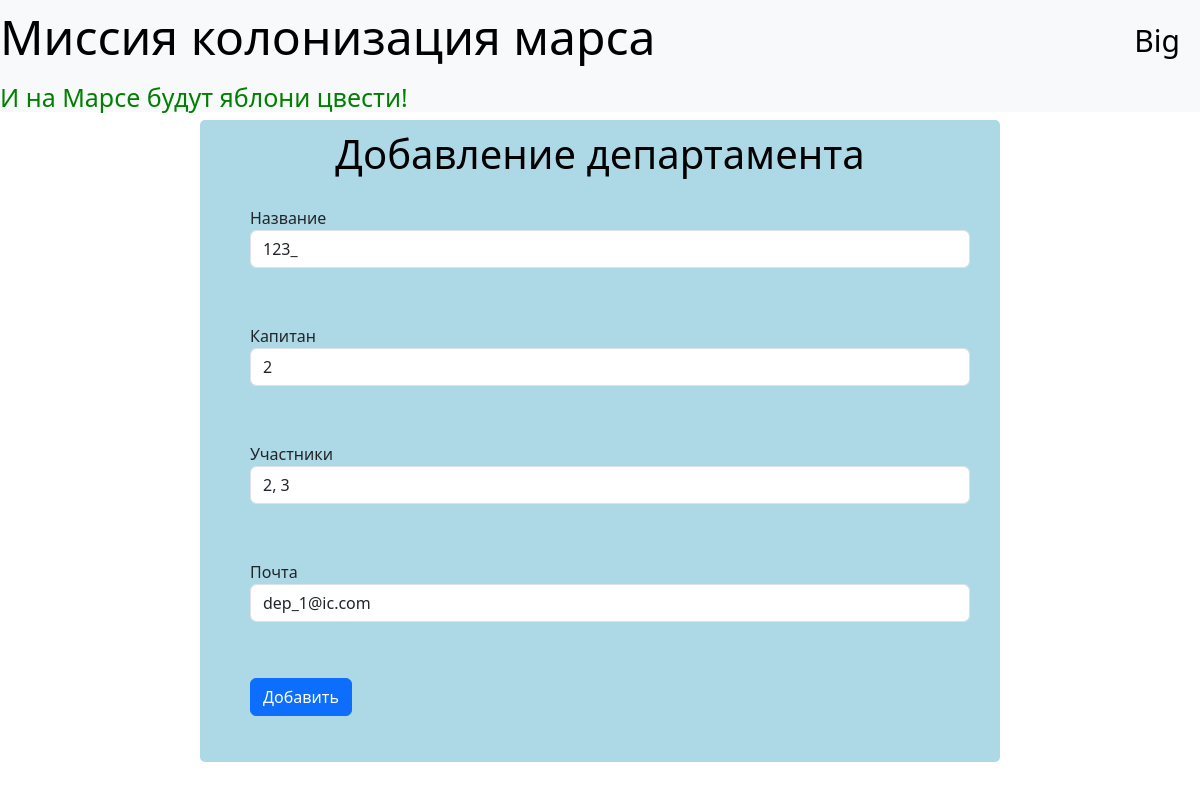
The page /edit_dep/3 (signed in) on the database its author committed.
### data/users.py (models this page shows, shortened)
class User(SqlAlchemyBase, UserMixin, SerializerMixin):
    __tablename__ = 'users'
    id = Column(Integer, primary_key=True, autoincrement=True)
    surname = Column(String)
    name = Column(String)
    age = Column(Integer)
    position = Column(String)
    speciality = Column(String)
    address = Column(String)
    email = Column(String, unique=True)
    hashed_password = Column(String)
    city_from = Column(String)
    modified_date = Column(DateTime, default=datetime.datetime.now)

### data/departments.py (models this page shows)
class Department(SqlAlchemyBase, SerializerMixin):
    __tablename__ = 'departments'
    id = Column(Integer, primary_key=True, autoincrement=True)
    title = Column(String)
    chief = Column(Integer, ForeignKey('users.id'))
    members = Column(String)
    email = Column(String)

### Work.py (the view, shortened to what this page needs)
@app.route('/edit_dep/<int:id_dep>', methods=['GET', 'POST'])
@login_required
def edit_dep(id_dep):
    form = DepAdd()
    if request.method == 'GET':
        db_sess = db_session.create_session()
        old_dep = db_sess.query(Department).filter(Department.id == id_dep).first()
        if old_dep:
            form.title.data = old_dep.title
            form.chief.data = old_dep.chief
            form.members.data = old_dep.members
            form.email.data = old_dep.email
    return render_template('add_dep.html', form=form)

### forms/user.py
class DepAdd(FlaskForm):
    title = StringField('Название', validators=[DataRequired()])
    chief = IntegerField('Капитан', validators=[DataRequired()])
    members = StringField('Участники', validators=[DataRequired()])
    email= EmailField('Почта', validators=[DataRequired()])
    submit = SubmitField('Добавить')

### Work.py (called while the page is built)
@login_manager.user_loader
def load_user(user_id):
    db_sess = db_session.create_session()
    return db_sess.query(User).get(user_id)

### data/db_session.py (called while the page is built)
def create_session() -> Session:
    global __factory
    return __factory()

### templates/add_dep.html (shortened to what this page needs)
<!DOCTYPE html>
<html lang="en">
<head>
    <link href="https://cdn.jsdelivr.net/npm/bootstrap@5.3.3/dist/css/bootstrap.min.css" rel="stylesheet"
>
    <link rel="stylesheet" href="../../static/css/style.css">
</head>
<body>
{% extends "base.html" %}
    {% block content %}
        <form method="post">
            <h1>Добавление департамента</h1>
            <p>
                {{ form.title.label }}
                {{ form.title(class='form-control')}}
            </p>
            <p>
                {{ form.chief.label }}
                {{ form.chief(class='form-control')}}
            </p>
            <p>
                {{ form.members.label }}
                {{ form.members(class='form-control')}}
            </p>
            <p>
                {{ form.email.label }}
                {{ form.email(class='form-control')}}
            </p>
            <p>
                {{ form.submit(type='submit', class='btn btn-primary') }}
            </p>
        </form>
    {% endblock %}

### templates/base.html (shortened to what this page needs)
<!DOCTYPE html>
<html lang="en">
<head>
    <link href="https://cdn.jsdelivr.net/npm/bootstrap@5.3.3/dist/css/bootstrap.min.css" rel="stylesheet"
>
    <link rel="stylesheet" href="../static/css/style.css">
</head>
<body>
<header>
    <nav>
        <div class="navbar navbar-light bg-light" >
            <h1 class="header-main">
                <a  href="/" class="navbar-brand bg-light header-main h1">Миссия колонизация марса</a>
            </h1>
            {% if current_user.is_authenticated %}
            <a  class="navbar-brand  bg-light" style="margin-right: 20px; font-size: 30px" href="/logout">{{ current_user.name }}</a>
            {% else %}
            <p>
                <a class="btn btn-primary " href="/register">Зарегистрироваться</a>
                <a class="btn btn-success" href="/login">Войти</a>
            </p>
            {% endif %}
        </div>
        <h1 style="color: green; font-size:25px" class="bg-light">И на Марсе будут яблони цвести!</h1>
    </nav>
</header>
<main role="main" class="container">
    {% block content %}
    {% endblock %}
</main>
</body>
</html>

### static/css/style.css (style rules this page uses)
p { margin-left: 20px; padding: 20px; }
form { background-color: lightblue; margin-left: auto; margin-right: auto; border-radius: 5px; max-width: 800px; padding: 10px; }
form h1 { text-align: center; color: black }
a { color: black; background-color: black }
.header-main { font-size: 3rem }

### rows shown on the page
User: name "Big"
Department: title "123_", chief "2", members "2, 3", email "dep_1@ic.com"
